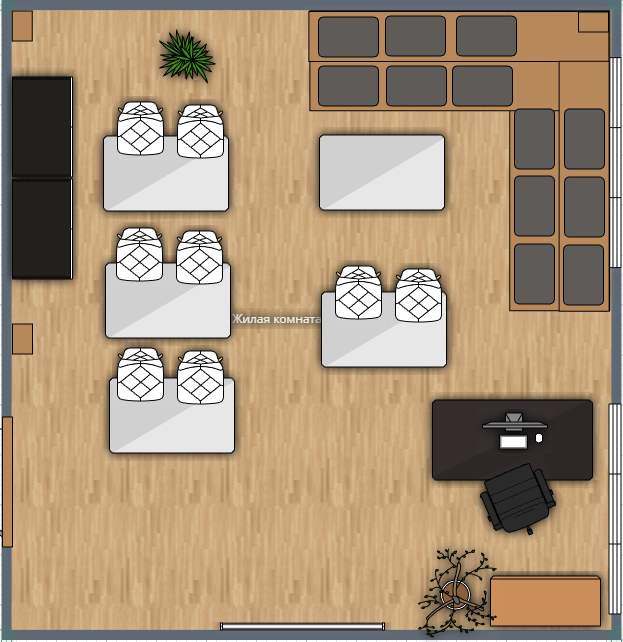
#> input picture SpectralMap/test.PNG, 623 x 642 px
$ python spectralMap.py
#> lines starting #> are read from the running program, lines starting #| are printed output that depends on the picture; after the words box and inside, x2 and y2 are one past the last pixel; in counts of white or black regions, pixels touching at a corner belong together
import cv2 as cv
import matplotlib.pyplot as plt

# Читаем картинку
img = cv.imread("test.PNG")
#> img is the input picture: shape (642, 623, 3); mean B, G, R 122.3, 148.5, 170.3

# Переводим в HSV
# img_hsv = cv.cvtColor(img, cv.COLOR_BGR2HSV)

    # Делаем спектральную карту

# Разбиваем на каналы
b,g,r = cv.split(img)
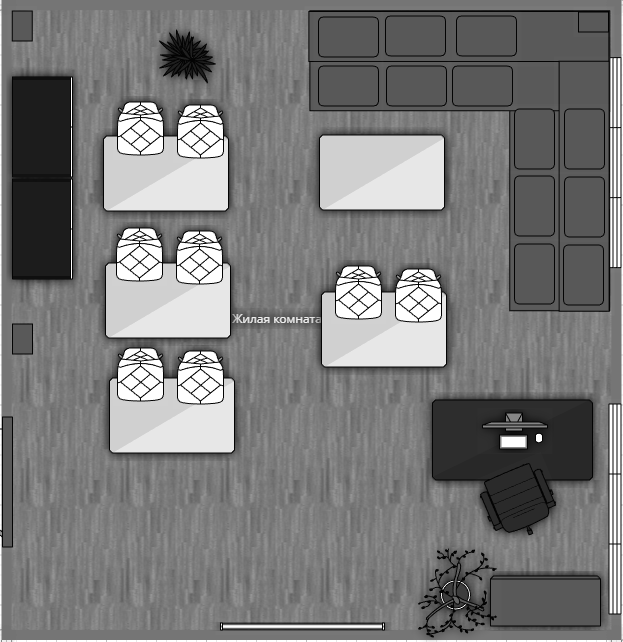
#> b: shape (642, 623); min 3, max 255, mean 122.3
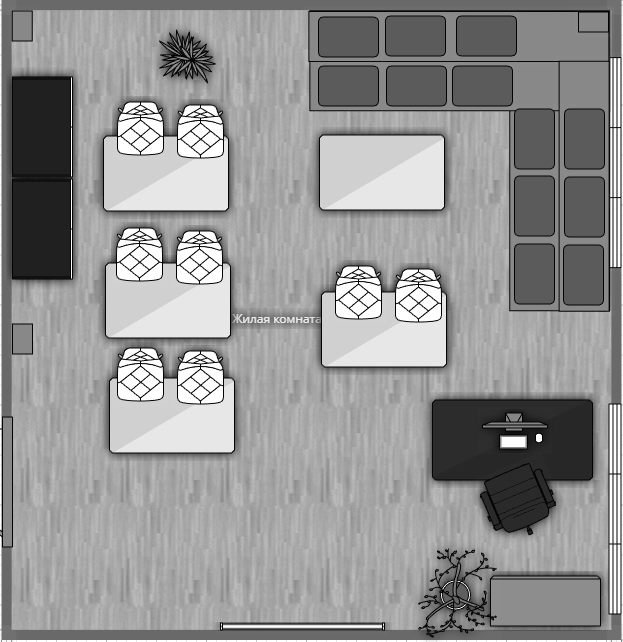
#> g: shape (642, 623); min 3, max 255, mean 148.5
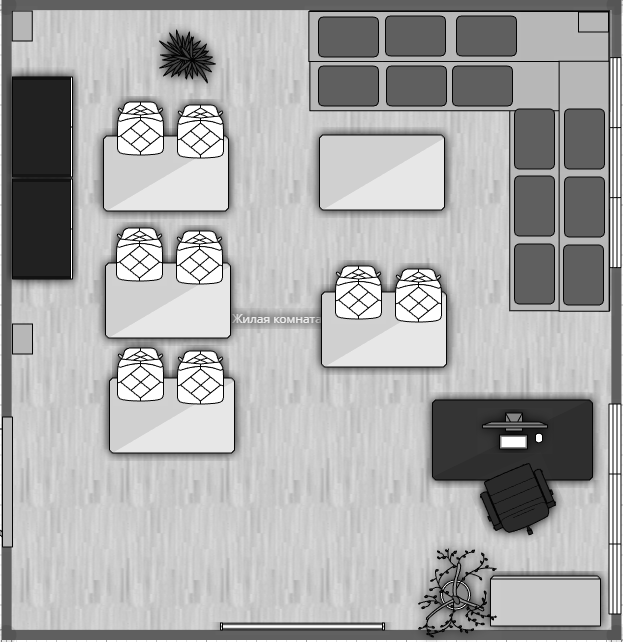
#> r: shape (642, 623); min 3, max 255, mean 170.3
ng = g

# Меняем тон всей карты
for i in range(img.shape[0]):
    for j in range(img.shape[1]):
        b[i][j] = 255
#> b: shape (642, 623); every value is 255

# Получение занчений с сервера....
# TODO: реализовать получение данных с сервера
# Для тестов
dataFromServer = 30 # пример пришедших данных
marks = [[[35,110],[70,145]]] #пример пришедших данных

normal = 10
sensivity = 10
dev = (dataFromServer//normal)*sensivity


# Меняем тон нужного учатска
# Зелёный
for i in range(marks[0][0][0]-dev*2, marks[0][1][0]+dev*2):
    for j in range(marks[0][0][1]-dev*2, marks[0][1][1]+dev*2):
        g[j][i] = 200
        b[j][i] = 0
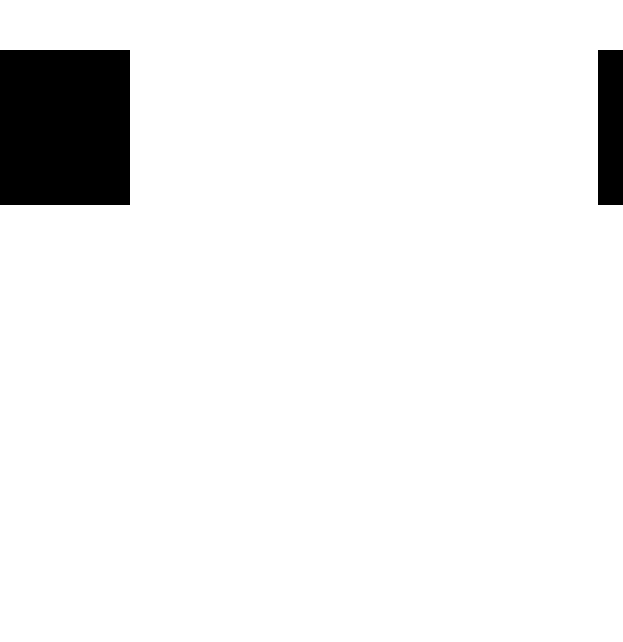
#> b: shape (642, 623); 94% white; 2 black regions, box (x1, y1, x2, y2) and area: (0, 50, 130, 205) 20150, (598, 50, 623, 205) 3875
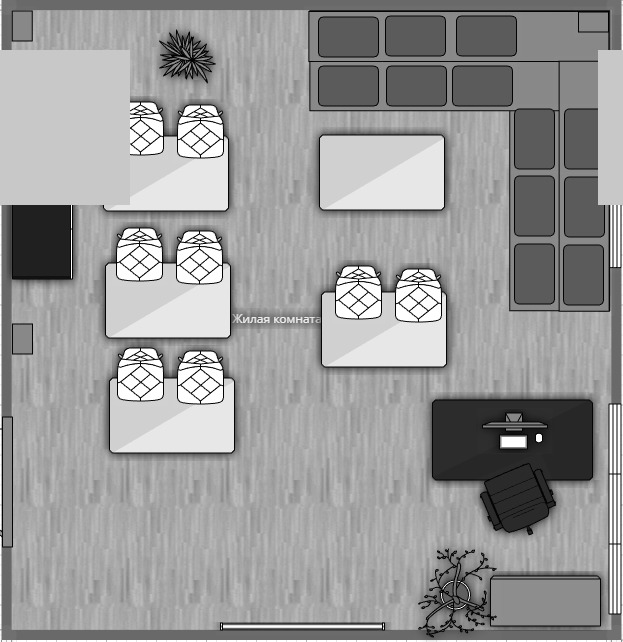
#> g: shape (642, 623); 6.01% of pixels changed, all inside (x1, y1, x2, y2) = (0, 50, 623, 205)
# Красный
for i in range(marks[0][0][0]-dev, marks[0][1][0]+dev):
    for j in range(marks[0][0][1]-dev, marks[0][1][1]+dev):
        g[j][i] = ng[j][i]
        b[j][i] = 0
        r[j][i] = 255
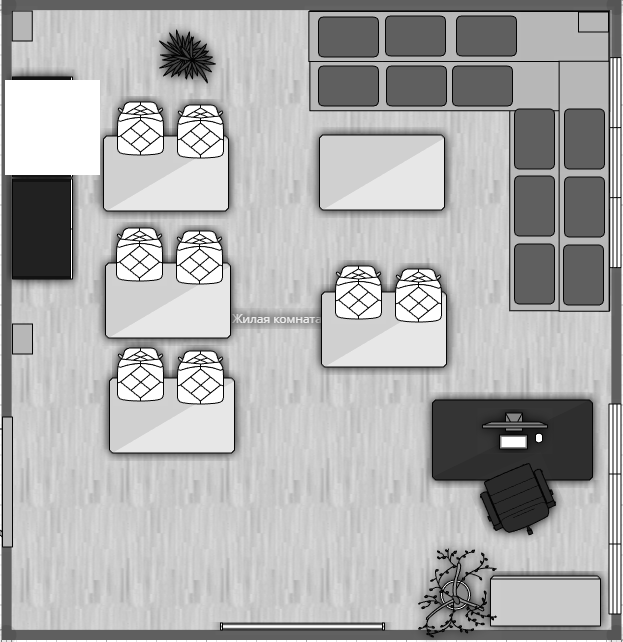
#> r: shape (642, 623); 2.23% of pixels changed, all inside (x1, y1, x2, y2) = (5, 80, 100, 175)

# Собираем назад
img = cv.merge((r,g,b))
# Переводим из BGR в RGB
img = cv.cvtColor(img, cv.COLOR_BGR2RGB)

# Рисуем квадрат, где стоит датчик
cv.rectangle(img, (marks[0][0][0],marks[0][0][1]), (marks[0][1][0],marks[0][1][1]), (0,0,0), -100)
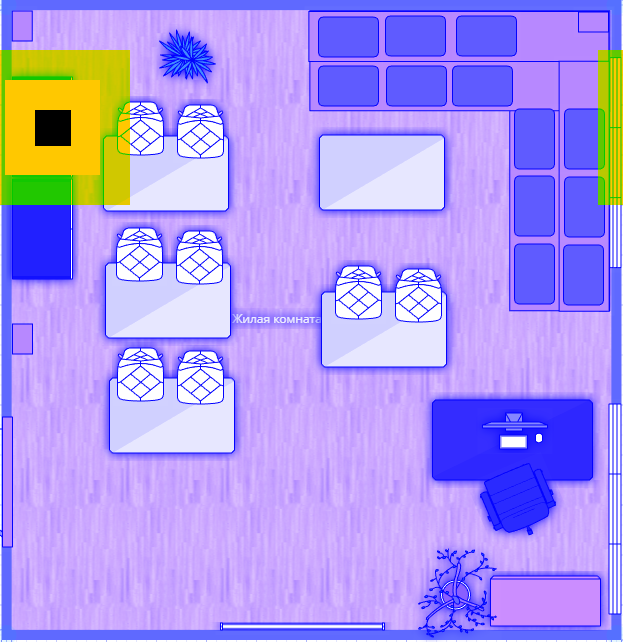
#> img: shape (642, 623, 3); mean B, G, R 239.7, 153, 173.4

# Выводим полученную карту
cv.imshow("Test",img)
cv.waitKey(0)
cv.destroyAllWindows()
# plt.show()

$ run again, with SpectralMap/map2.PNG copied over SpectralMap/test.PNG
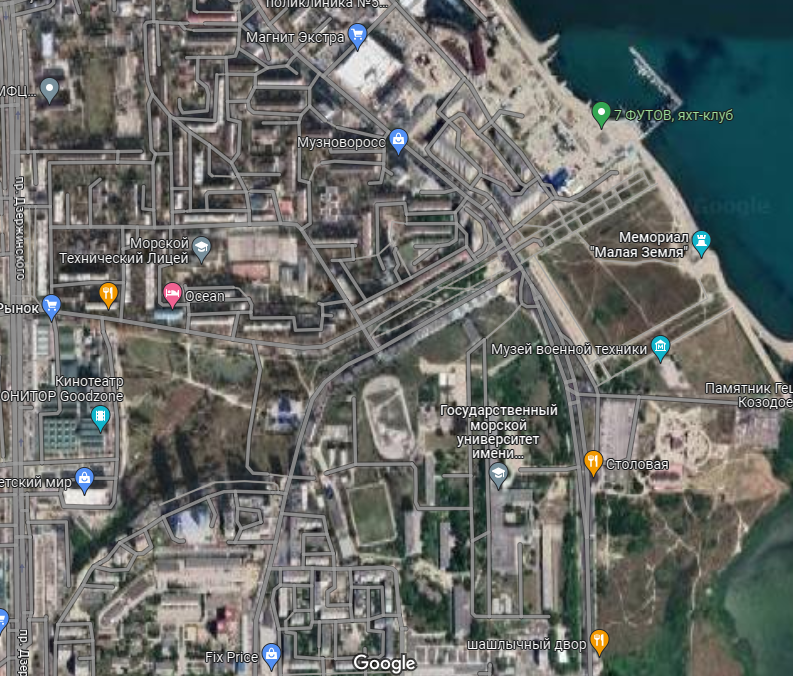
#> input picture SpectralMap/map2.PNG, 793 x 676 px
#> img is the input picture: shape (676, 793, 3); mean B, G, R 104.9, 108.3, 105.2
#> after the loop `for i in range(marks[0][0][0]-dev*2, marks[0][1][0]+dev*2):`:
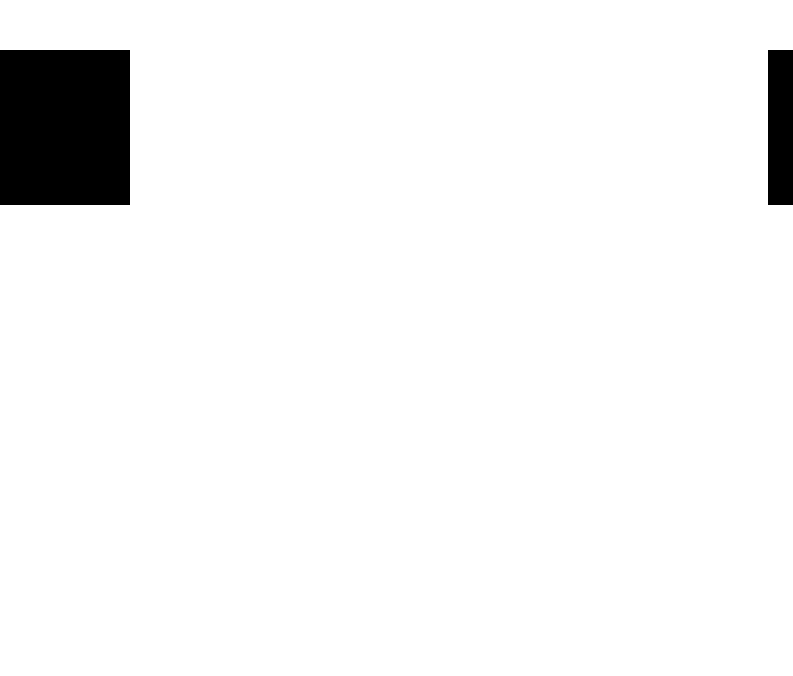
#> b: shape (676, 793); 95.5% white; 2 black regions, box (x1, y1, x2, y2) and area: (0, 50, 130, 205) 20150, (768, 50, 793, 205) 3875
#> `cv.rectangle(img, (marks[0][0][0],marks[0][0][1]), (marks[0][1][0],mar..`:
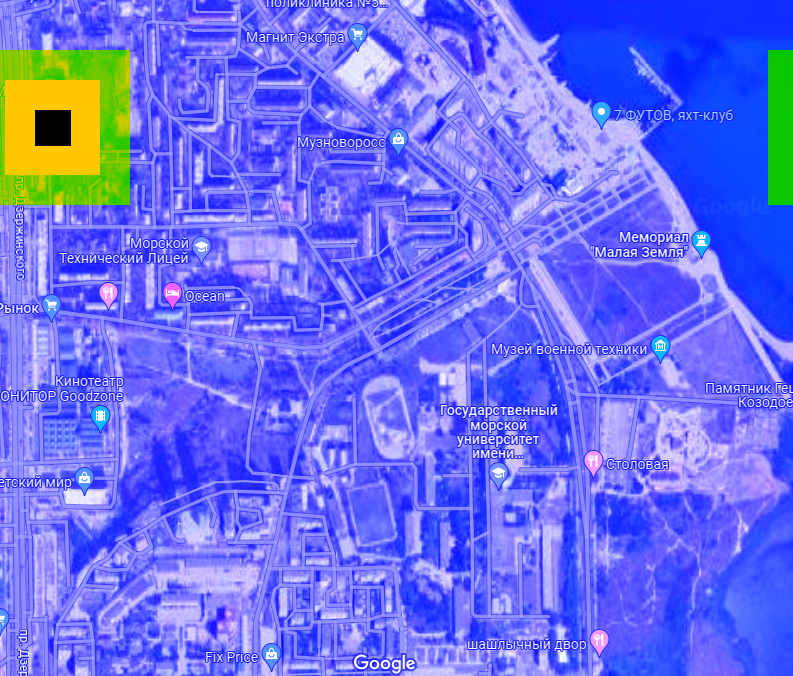
#> img: shape (676, 793, 3); mean B, G, R 243.6, 112.3, 107
